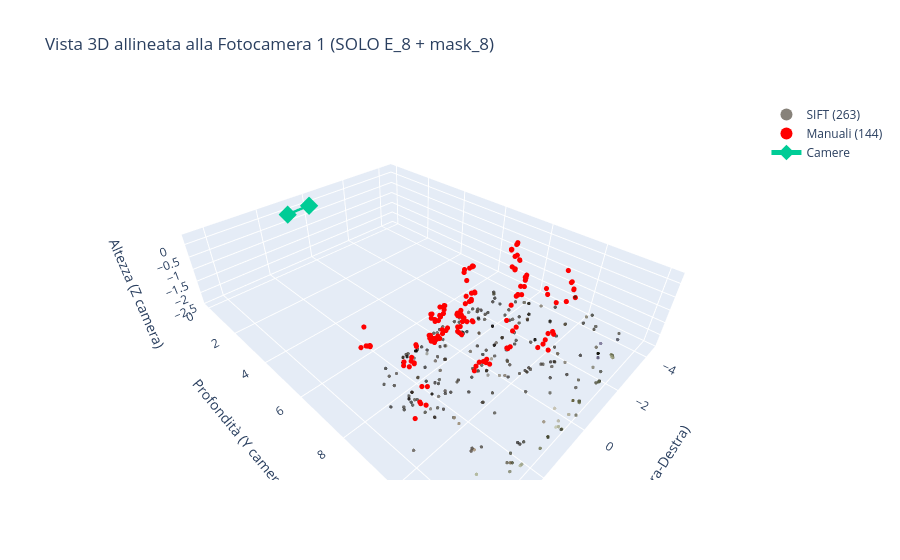

Write notebook code for a chart like this one.
### Code cell
import os
import sys
import numpy as np
import cv2
import plotly.graph_objects as go

# Camera overlay: OFF by default. Enable with: python step3_reconstruct_and_visualize_plotly.py --cameras
SHOW_CAMERAS = True

IMG1_PATH = "object/img1.JPG"
CALIB_PATH = "camera_calib.npz"
E_RES_PATH = "outputs/E_results.npz"

OUT_DIR = "outputs"
os.makedirs(OUT_DIR, exist_ok=True)

img1 = cv2.imread(IMG1_PATH)
assert img1 is not None, "Errore caricamento img1."
img1_rgb = cv2.cvtColor(img1, cv2.COLOR_BGR2RGB)

cal = np.load(CALIB_PATH)
K = cal["K"].astype(np.float64)
dist = cal["dist"].astype(np.float64)

# Undistort img1 for correct color sampling of non-manual points
img1_u = cv2.undistort(img1, K, dist)
img1_u_rgb = cv2.cvtColor(img1_u, cv2.COLOR_BGR2RGB)

res = np.load(E_RES_PATH, allow_pickle=True)

# ============================================================
# USA SOLO LA TUA SOLUZIONE (E_8 + mask_8)
# ============================================================
if "E_8" not in res:
    raise RuntimeError("E_8 non presente in E_results.npz: rigenera lo step2 salvando E_8.")
E = res["E_8"].astype(np.float64)

if "mask_8" not in res:
    raise RuntimeError(
        "mask_8 non presente in E_results.npz.\n"
        "Rigenera E_results.npz con lo step2 che salva mask_8."
    )
mask_in = res["mask_8"].astype(bool)
print("✅ Uso SOLO E_8 + mask_8 (nessun fallback su OpenCV)")

# ------------------------------------------------------------
# Caricamento punti
# ------------------------------------------------------------
if "pts1_px" not in res or "pts1_norm" not in res or "pts2_norm" not in res:
    raise RuntimeError(
        "Nel file E_results.npz mancano pts1_px / pts1_norm / pts2_norm.\n"
        "Assicurati che step2 salvi questi array."
    )

pts1_px = res["pts1_px"].astype(np.float64)
pts1_norm = res["pts1_norm"].astype(np.float64)
pts2_norm = res["pts2_norm"].astype(np.float64)

src_is_manual = res["src_is_manual"].astype(bool) if "src_is_manual" in res else np.zeros(len(pts1_px), dtype=bool)

# Applica solo la tua mask_8
pts1_n = pts1_norm[mask_in].reshape(-1, 1, 2)
pts2_n = pts2_norm[mask_in].reshape(-1, 1, 2)
pts1_p = pts1_px[mask_in]
is_manual = src_is_manual[mask_in]

# ------------------------------------------------------------
# recoverPose con la tua E_8 (cameraMatrix = I perché punti norm)
# ------------------------------------------------------------
retval, R, t, mask_pose = cv2.recoverPose(E, pts1_n, pts2_n, np.eye(3))
mask_pose = mask_pose.ravel().astype(bool)

pts1_final_n = pts1_n[mask_pose].reshape(-1, 2)
pts2_final_n = pts2_n[mask_pose].reshape(-1, 2)
pts1_final_px = pts1_p[mask_pose].astype(np.int32)
is_manual_final = is_manual[mask_pose]

# ------------------------------------------------------------
# Triangolazione (coordinate normalizzate)
# ------------------------------------------------------------
P1 = np.hstack([np.eye(3), np.zeros((3, 1))])
P2 = np.hstack([R, t])

X_h = cv2.triangulatePoints(P1, P2, pts1_final_n.T, pts2_final_n.T)
X = (X_h[:3, :] / (X_h[3, :] + 1e-12)).T

# Colori: campionati correttamente per NON manuali sull'immagine UNDISTORTED
# (i manuali restano rossi in plot, quindi il loro colore qui è irrilevante ma lo teniamo coerente)
pts1_final_u_px = cv2.undistortPoints(
    pts1_final_px.reshape(-1, 1, 2).astype(np.float64),
    K, dist, P=K
).reshape(-1, 2)
pts1_final_u_px = np.rint(pts1_final_u_px).astype(np.int32)

colors_rgb = []
h0, w0 = img1_rgb.shape[:2]
h1, w1 = img1_u_rgb.shape[:2]
for i, pt in enumerate(pts1_final_px):
    if is_manual_final[i]:
        u, v = int(pt[0]), int(pt[1])
        v = int(np.clip(v, 0, h0 - 1))
        u = int(np.clip(u, 0, w0 - 1))
        c = img1_rgb[v, u] / 255.0
    else:
        u, v = int(pts1_final_u_px[i, 0]), int(pts1_final_u_px[i, 1])
        v = int(np.clip(v, 0, h1 - 1))
        u = int(np.clip(u, 0, w1 - 1))
        c = img1_u_rgb[v, u] / 255.0
    colors_rgb.append(c)
colors_rgb = np.asarray(colors_rgb, dtype=np.float64)

# ------------------ FILTRI ------------------
X2 = (R @ X.T + t).T
mask_cheir = (X[:, 2] > 0) & (X2[:, 2] > 0)

dists_all = np.linalg.norm(X, axis=1)
th = np.quantile(dists_all[mask_cheir], 0.9) if np.sum(mask_cheir) > 0 else np.inf
mask_dist = dists_all < th

mask_keep = mask_cheir & mask_dist
X = X[mask_keep]
colors_rgb = colors_rgb[mask_keep]
is_manual_final = is_manual_final[mask_keep]

n_sift = int(np.sum(~is_manual_final))
n_manual = int(np.sum(is_manual_final))
print(f"Punti ricostruiti: {len(X)} (SIFT={n_sift}, MANUAL={n_manual})")

# ------------------ TRANSFORM PLOT ------------------
def transform_to_plot(pts):
    # Stessa tua convenzione: (x, z, -y)
    x_p = pts[:, 0]
    y_p = pts[:, 2]
    z_p = -pts[:, 1]
    return x_p, y_p, z_p

def camera_center_from_Rt(R, t):
    return (-R.T @ t).reshape(3)

def rgb_str(c):
    r, g, b = (np.clip(c, 0, 1) * 255).astype(int)
    return f"rgb({r},{g},{b})"

sift_mask = ~is_manual_final
manual_mask = is_manual_final

data = []

# SIFT cloud (colorata)
if np.sum(sift_mask) > 0:
    xs, ys, zs = transform_to_plot(X[sift_mask])
    cols = [rgb_str(c) for c in colors_rgb[sift_mask]]
    data.append(go.Scatter3d(
        x=xs, y=ys, z=zs,
        mode="markers",
        name=f"SIFT ({n_sift})",
        marker=dict(size=2, color=cols, opacity=0.65)
    ))

# Manual (rossi)
if np.sum(manual_mask) > 0:
    xm, ym, zm = transform_to_plot(X[manual_mask])
    data.append(go.Scatter3d(
        x=xm, y=ym, z=zm,
        mode="markers",
        name=f"Manuali ({n_manual})",
        marker=dict(size=3, color="red", opacity=1.0)
    ))

# Camere (opzionale)
if SHOW_CAMERAS:
    C1 = np.zeros(3)
    C2 = camera_center_from_Rt(R, t)
    C_plot = np.vstack([C1, C2])
    xc, yc, zc = transform_to_plot(C_plot)

    data.append(go.Scatter3d(
        x=xc, y=yc, z=zc,
        mode="markers+lines",
        name="Camere",
        marker=dict(size=6, symbol="diamond"),
        line=dict(width=5)
    ))

fig = go.Figure(data=data)

fig.update_layout(
    title="Vista 3D allineata alla Fotocamera 1 (SOLO E_8 + mask_8)",
    scene=dict(
        xaxis_title="X (Sinistra-Destra)",
        yaxis_title="Profondità (Y camera)",
        zaxis_title="Altezza (Z camera)",
        aspectmode="data"  # scala coerente tra assi
    ),
    legend=dict(itemsizing="constant")
)

fig.show()

### Figure 1 — Plotly figure (JSON) as saved in the notebook; plotly's stock layout.template omitted (floating-point values rounded to 4 significant figures; data arrays with more than 128 entries replaced by an {"elided": "..."} marker saying what was removed)
{"data": [{"marker": {"color": {"elided": "263 str values"}, "opacity": 0.65, "size": 2}, "mode": "markers", "name": "SIFT (263)", "type": "scatter3d", "x": {"elided": "263 float values"}, "y": {"elided": "263 float values"}, "z": {"elided": "263 float values"}}, {"marker": {"color": "red", "opacity": 1, "size": 3}, "mode": "markers", "name": "Manuali (144)", "type": "scatter3d", "x": {"elided": "144 float values"}, "y": {"elided": "144 float values"}, "z": {"elided": "144 float values"}}, {"line": {"width": 5}, "marker": {"size": 6, "symbol": "diamond"}, "mode": "markers+lines", "name": "Camere", "type": "scatter3d", "x": [0.0, 0.9987], "y": [0.0, 0.04373], "z": [-0.0, -0.02623]}], "layout": {"legend": {"itemsizing": "constant"}, "scene": {"aspectmode": "data", "xaxis": {"title": {"text": "X (Sinistra-Destra)"}}, "yaxis": {"title": {"text": "Profondità (Y camera)"}}, "zaxis": {"title": {"text": "Altezza (Z camera)"}}}, "title": {"text": "Vista 3D allineata alla Fotocamera 1 (SOLO E_8 + mask_8)"}}}
